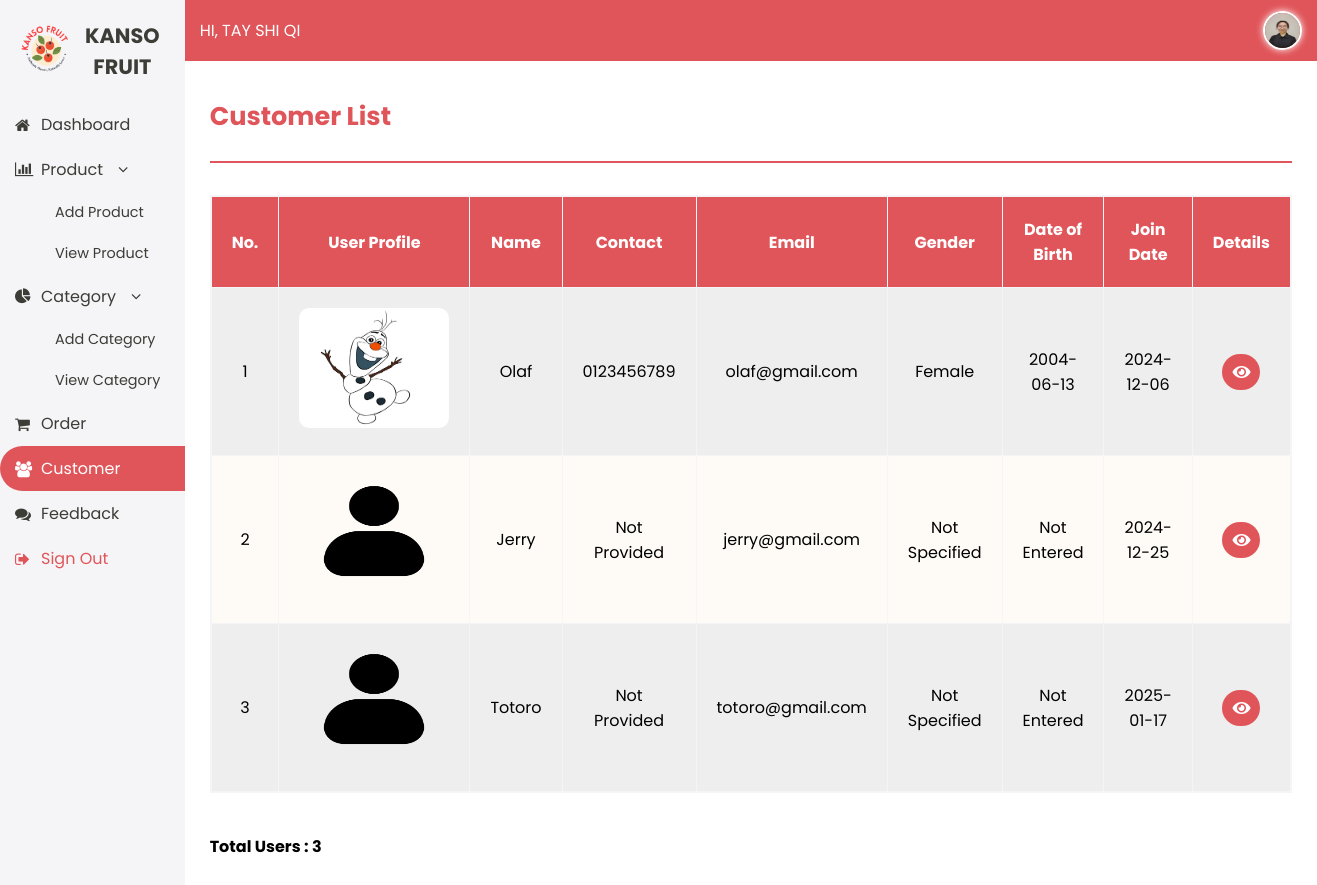
The page /view_customer.php (signed in) on the database its author committed.
### tables this page shows
CREATE TABLE `admintbl` (
  `admin_id` int(11) NOT NULL,
  `admin_name` varchar(200) NOT NULL,
  `admin_email` varchar(100) NOT NULL,
  `admin_password` char(35) NOT NULL,
  `admin_contact` char(15) NOT NULL,
  `admin_gender` char(7) NOT NULL,
  `admin_image` varchar(150) NOT NULL
);

CREATE TABLE `customertbl` (
  `cust_id` int(11) NOT NULL,
  `cust_name` varchar(150) NOT NULL,
  `cust_email` varchar(150) NOT NULL,
  `cust_password` char(35) NOT NULL,
  `cust_contact` char(15) NOT NULL,
  `cust_gender` char(7) NOT NULL,
  `cust_dob` date NOT NULL,
  `cust_join_date` date NOT NULL,
  `cust_image` varchar(150) NOT NULL
);

### view_customer.php (the view, shortened to what this page needs)
<?php
include "config.php";
$sess_aid = $_SESSION["sess_aid"];
$get_admin = mysqli_query($conn, "select * from admintbl where admin_id=$sess_aid");
$admin_rec = mysqli_fetch_assoc($get_admin );
?>
<!DOCTYPE HTML>
<html>
	<head>
		<link rel="stylesheet" href="css/admin_design.css" />
		<link href="https://cdnjs.cloudflare.com/ajax/libs/font-awesome/5.15.4/css/all.min.css" rel="stylesheet">
		<link rel="stylesheet" href="https://cdnjs.cloudflare.com/ajax/libs/font-awesome/4.7.0/css/font-awesome.min.css">
	</head>
	<body>
	<div id="body">
		<div id="leftnav">
			<div id="logo">
				<div class="one">
					<a href="index.html"><img src="images/logo.png" title="Kanso Fruits" alt="Kanso Fruits Logo" /></a>
				</div>
				<div class="two">
					<a href="index.html">Kanso Fruit</a>
				</div>
			</div>
			<div id="sidenav">
				<p><a href="admin_dashboard.php"><i class="fa fa-home"></i>Dashboard</a></p>
				<p class="three"><i class="fa fa-bar-chart"></i>Product<i class="fa fa-angle-down"></i></p>
					<p class="angle"><a href="add_product.php">Add Product</a></p>
					<p class="angle"><a href="view_product.php">View Product</a></p>
				<p class="three"><i class="fa fa-pie-chart"></i>Category<i class="fa fa-angle-down"></i></p>
					<p class="angle"><a href="add_category.php">Add Category</a></p>
					<p class="angle"><a href="view_category.php">View Category</a></p>
				<p><a href="view_order.php"><i class="fa fa-shopping-cart"></i>Order</a></p>
				<p><span style="background-color:#e0555a; color:white; border-radius:40px 0px 0px 40px; cursor:pointer; display:flex;
				align-items:center; padding:10px 15px;"><i class="fa fa-users"></i>Customer</span></p>
				<p><a href="view_feedback.php"><i class="fa fa-comments"></i>Feedback</a></p>
				<p style="color:#e0555a;"><a href="admin_logout.php"><i class="fa fa-sign-out"></i>Sign Out</a></p>
			</div>
		</div>
		<div id="rightnav">
			<div id="top">
				<div class="halo">
					<p>Hi, <?php echo $admin_rec['admin_name']; ?></p>
				</div>
				<div class="profile">
					<a href="admin_profile.php">
						<?php
							if ($admin_rec["admin_image"] == "")
							{
								$filename = "admin_image/profile.png";
							}
							else
							{
								$filename = "admin_image/".$admin_rec["admin_image"];
							}
							echo "<img src='".$filename."'>";
						?>
					</a>
				</div>
			</div>
			<div id="down">
				<div class="table">
					<h3>Customer List</h3>
					<hr>
					<?php
					$get_customer = mysqli_query($conn, "select * from customertbl");
					$count = mysqli_num_rows($get_customer);
					if ($count == 0)
					{
						echo "No user record were found.";
					}
					else
					{
						echo "<table border='1px' class= 'product-table'>";
						echo "<tr>";
						echo "<th>No.</th>";
						echo "<th>User Profile</th>";
						echo "<th>Name</th>";
						echo "<th>Contact</th>";
						echo "<th>Email</th>";
						echo "<th>Gender</th>";
						echo "<th>Date of Birth</th>";
						echo "<th>Join Date</th>";
						echo "<th>Details</th>";
						$x=1;
						while($cust_rec = mysqli_fetch_assoc($get_customer ))
						{
							if ($cust_rec["cust_image"] == "")
							{
								$filename = "customer_image/user.png";
							}
							else
							{
								$filename = "customer_image/".$cust_rec["cust_image"];
							}
							echo "<tr>";
							echo "<td>". $x ."</td>";
							echo "<td><img src='".$filename."'></td>";
							echo "<td>".$cust_rec['cust_name']."</td>";
							echo "<td>";
								if ($cust_rec['cust_contact'] == '' )
								{
									echo "Not Provided";
								}
								else
								{
									echo $cust_rec['cust_contact'];
								}
							echo "</td>";
							echo "<td>".$cust_rec['cust_email']."</td>";
							echo "<td>";
								if ($cust_rec['cust_gender'] == '' )
								{
									echo "Not Specified";
								}
								else
								{
									echo $cust_rec['cust_gender'];
								}
							echo "</td>";
							echo "<td>";
								if ($cust_rec['cust_dob'] == '0000-00-00' )
								{
									echo "Not Entered";
								}
								else
								{
									echo $cust_rec["cust_dob"];
								}
							echo "</td>";
							echo "<td>".$cust_rec['cust_join_date']."</td>";
							echo "<td><a href='view_customer_detail.php?view_pk=".$cust_rec['cust_id']."' class='icon fas fa-eye'></a></td>";
							echo "</tr>";
							$x++;
						}
					}
					echo "</table>";
					echo "<br>";
					echo "<p><b>Total Users : ".$count."</b></p>";
					?>
				</div>
			</div>
		</div>
	</div>
	</body>
</html>

### css/admin_design.css (style rules this page uses)
body { margin:0; padding:0; font-family:'Poppins', sans-serif; background-color:#F5F5F7; }
a { text-decoration:none; color:inherit; }
#body { display:flex; height:100vh; }
#leftnav { width:250px; background-color:#F5F5F7; color:#3C3D37; display:flex; flex-direction:column; }
#logo { display:flex; align-items:center; justify-content:center; padding:20px; text-align:center; }
#logo .one img { width:50px; height:50px; margin-right:10px; }
#logo .two a { font-size:1.3em; font-weight:bold; color:#3C3D37; text-transform:uppercase; }
#sidenav a { display:flex; align-items:center; padding:10px 15px; cursor:pointer; }
#sidenav p.three { margin:10px 0px; }
#sidenav p.three i { margin:0px 16px 0px 15px; }
#sidenav p i { margin-right:16px; width:10px; }
#sidenav p { margin:0; font-size:1em; }
#sidenav p.angle { font-size:0.9em; margin-left:40px; }
#rightnav { flex:1; display:flex; flex-direction:column; }
#top { display:flex; background-color:#e0555a; padding:2px 15px; justify-content:space-between; align-items:center; color:#fff; }
#top .halo { font-size:16px; text-transform:uppercase; }
#top .profile img { width:35px; height:35px; border-radius:100%; border:2px solid white; box-shadow:0px 0px 7px white; margin-top:7px; }
#down { flex:1; padding:10px; background-color:white; overflow-y:auto; }
.table { padding:0px 15px; box-sizing:border-box; width:100%; }
.table h3 { font-size:1.6em; color:#e0555a; font-family:; }
.table hr { border:1px solid #e0555a; margin-bottom:2em; }
.table img { width:150px; height:120px; border-radius:10px; }
.table .product-table { width:100%; border-collapse:collapse; text-align:center; border:2px solid #F5F5F7; }
.table .product-table th { padding:20px; background-color:#e0555a; color:white; }
.table .product-table td { padding:20px; }
.table .product-table tr:nth-child(even) { background-color:#eeeeee; }
.table .product-table tr:nth-child(odd) { background-color:#FEFAF6; }
.table .product-table td a { text-decoration:none; padding:10px; border-radius:20px; color:#fff; background-color:#e0555a; }

### rows shown on the page
admintbl: admin_name "TAY SHI QI", admin_image (picture)
customertbl: cust_image (picture), cust_name "Olaf", cust_contact "0123456789", cust_email "olaf@gmail.com", cust_gender "Female", cust_dob "2004-06-13", cust_join_date "2024-12-06"
customertbl: cust_name "Jerry", cust_contact "Not Provided", cust_email "jerry@gmail.com", cust_gender "Not Specified", cust_dob "Not Entered", cust_join_date "2024-12-25"
customertbl: cust_name "Totoro", cust_contact "Not Provided", cust_email "totoro@gmail.com", cust_gender "Not Specified", cust_dob "Not Entered", cust_join_date "2025-01-17"

### other values the page prints
$count "3"
